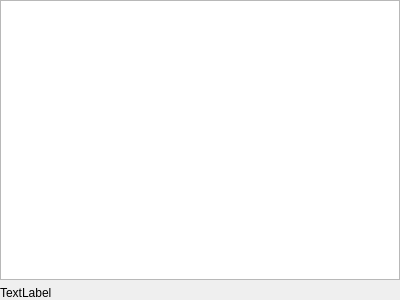
<?xml version="1.0" encoding="UTF-8"?>
<ui version="4.0">
 <class>TextEditorForm</class>
 <widget class="QWidget" name="TextEditorForm">
  <property name="geometry">
   <rect>
    <x>0</x>
    <y>0</y>
    <width>400</width>
    <height>300</height>
   </rect>
  </property>
  <property name="windowTitle">
   <string>Form</string>
  </property>
  <layout class="QVBoxLayout" name="verticalLayout">
   <property name="leftMargin">
    <number>0</number>
   </property>
   <property name="topMargin">
    <number>0</number>
   </property>
   <property name="rightMargin">
    <number>0</number>
   </property>
   <property name="bottomMargin">
    <number>0</number>
   </property>
   <item>
    <widget class="CodeEditor" name="mTextEdit"/>
   </item>
   <item>
    <widget class="QLabel" name="mErrorText">
     <property name="text">
      <string>TextLabel</string>
     </property>
    </widget>
   </item>
  </layout>
 </widget>
 <customwidgets>
  <customwidget>
   <class>CodeEditor</class>
   <extends>QPlainTextEdit</extends>
   <header>source/codeeditor.h</header>
  </customwidget>
 </customwidgets>
 <resources/>
 <connections/>
</ui>
